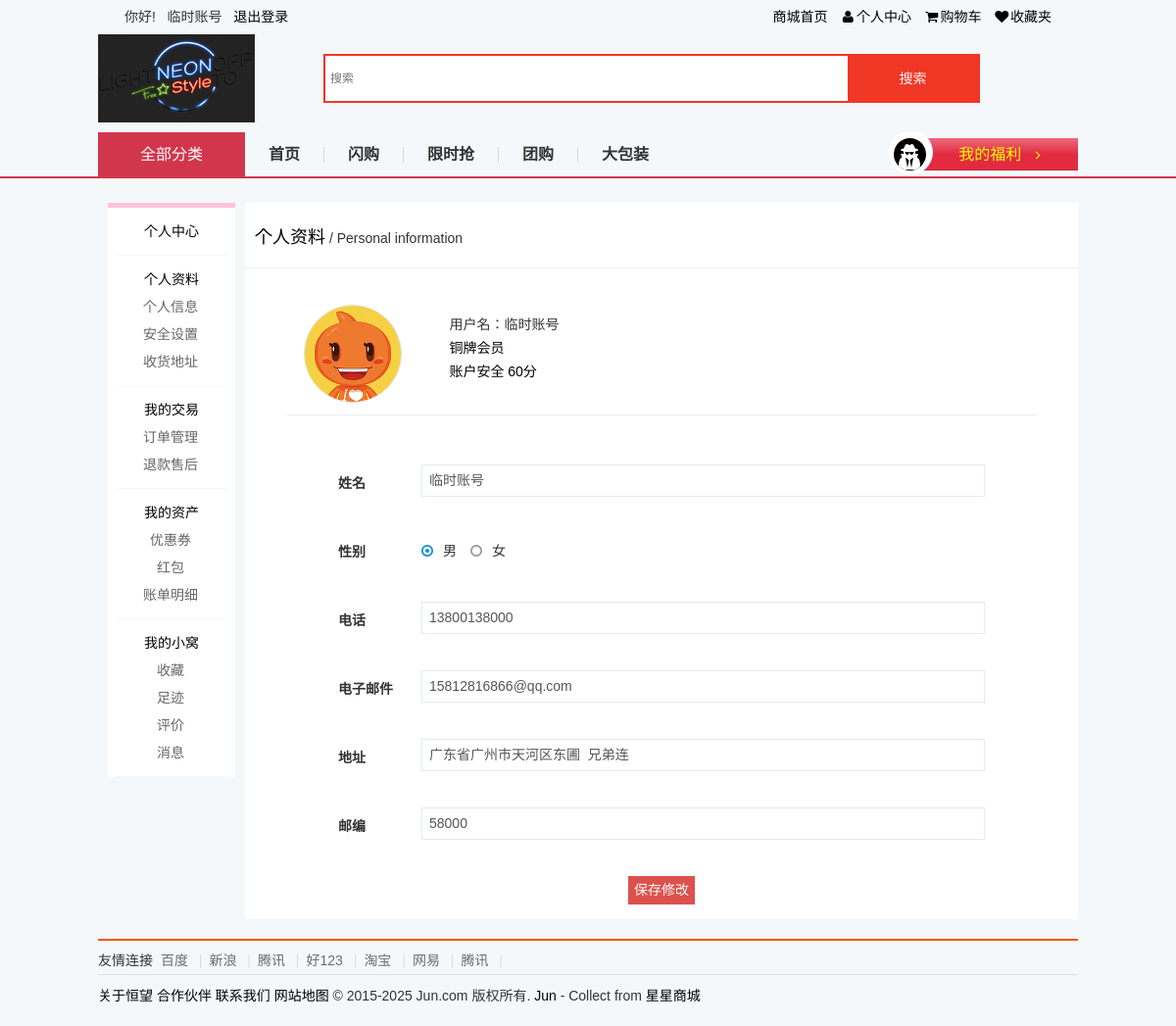
Screenshot of /information.php (signed in) with the database file from the repository.
### tables this page shows
CREATE TABLE `users` (
  `id` int(16) NOT NULL AUTO_INCREMENT,
  `username` varchar(32) NOT NULL,
  `name` varchar(32) DEFAULT NULL,
  `pass` char(32) NOT NULL,
  `sex` tinyint(1) DEFAULT NULL COMMENT '男:1\r\n女:2 ',
  `address` varchar(255) DEFAULT NULL,
  `code` char(6) DEFAULT NULL,
  `phone` varchar(16) DEFAULT NULL,
  `email` varchar(50) DEFAULT NULL,
  `state` tinyint(1) DEFAULT '1' COMMENT '1：启用，2：禁用 0:后台管理员',
  `addtime` int(11) NOT NULL DEFAULT '0',
  PRIMARY KEY (`id`),
  UNIQUE KEY `username` (`username`)
);

CREATE TABLE `friendlink` (
  `id` int(11) NOT NULL AUTO_INCREMENT,
  `linkname` varchar(32) NOT NULL,
  `link` varchar(255) NOT NULL,
  `state` tinyint(1) NOT NULL DEFAULT '1' COMMENT '1:启用  2:关闭',
  PRIMARY KEY (`id`)
);

### public/Model.class.php (called while the page is built, shortened)
<?php
class Model
{
	protected $link;
	protected $tableName;
	protected $pk = "id";
	public function __construct($tableName)
	{
		$this->link = @mysqli_connect(HOST,USER,PASS,DBNAME) or die("数据库连接失败");
		mysqli_set_charset($this->link,"utf8");
		$this->tableName = $tableName;
		$this->loadFields();
	}
	private function loadFields()
	{
		$sql = "desc {$this->tableName}";
		$result = mysqli_query($this->link,$sql);
		while($row = mysqli_fetch_assoc($result)){
			if($row['Key']=="PRI"){
				$this->pk = $row['Field'];
			}
		}
	}
	public function find($id)
	{
		$sql = "select * from {$this->tableName} where {$this->pk}={$id}";
		$result = mysqli_query($this->link,$sql);
		$list = mysqli_fetch_assoc($result);
		return $list;
	}
}

### public/Model.php (called while the page is built, shortened)
<?php
class Model_n
{
	protected $link;
	protected $tableName;
	public function __construct($tableName)
	{
		$this->link = @mysqli_connect(HOST,USER,PASS,DBNAME) or die("数据库连接失败");
		mysqli_set_charset($this->link,"utf8");
		$this->tableName = $tableName;
		$this->loadFields();
	}
	private function loadFields()
	{
		$sql = "desc {$this->tableName}";
		$result = mysqli_query($this->link,$sql);
		while($row = mysqli_fetch_assoc($result)){
			$this->fields[] = $row['Field'];
			if($row['Key']=="PRI"){
				$this->pk = $row['Field'];
			}
		}
	}
	public function select()
	{
		$sql = "select * from {$this->tableName}";
		$result = mysqli_query($this->link,$sql);
		$list = mysqli_fetch_all($result,MYSQLI_ASSOC);
		return $list;
	}
}

### web/information.php (the view, shortened to what this page needs)
<!DOCTYPE html>
<html>
	<head>
		<link href="AmazeUI-2.4.2/assets/css/admin.css" rel="stylesheet" type="text/css">
		<link href="AmazeUI-2.4.2/assets/css/amazeui.css" rel="stylesheet" type="text/css">
		<link href="css/personal.css" rel="stylesheet" type="text/css">
		<link href="css/infstyle.css" rel="stylesheet" type="text/css">
	</head>
	<body>
		<header>
			<article>
				<div class="mt-logo">
					<?php require"./include/top.php";?>
						<?php require"./include/search.php";?>
					</div>
			</article>
		</header>
            <div class="nav-table">
					   <div class="long-title"><span class="all-goods">全部分类</span></div>
					   <div class="nav-cont">
							<ul>
								<li class="index"><a href="#">首页</a></li>
                                <li class="qc"><a href="#">闪购</a></li>
                                <li class="qc"><a href="#">限时抢</a></li>
                                <li class="qc"><a href="#">团购</a></li>
                                <li class="qc last"><a href="#">大包装</a></li>
							</ul>
						    <div class="nav-extra">
						    	<i class="am-icon-user-secret am-icon-md nav-user"></i><b></b>我的福利
						    	<i class="am-icon-angle-right" style="padding-left: 10px;"></i>
						    </div>
						</div>
			</div>
	<?php
		require("../public/Model.class.php");
		$id = $_SESSION['adminuser']['id'];
		$tableName = "users";
		$mod = new Model($tableName);
		$user = $mod->find($id);
	?>
			<b class="line"></b>
		<div class="center">
			<div class="col-main">
				<div class="main-wrap">
					<div class="user-info">
						<div class="am-cf am-padding">
							<div class="am-fl am-cf"><strong class="am-text-danger am-text-lg">个人资料</strong> / <small>Personal&nbsp;information</small></div>
						</div>
						<hr/>
						<div class="user-infoPic">
							<div class="filePic">
								<img class="am-circle am-img-thumbnail" src="images/getAvatar.do.jpg" alt="" />
							</div>
							<div class="info-m">
								<div><b>用户名：<i><?php echo $_SESSION['adminuser']['name'];?></i></b></div>
								<div class="u-level">
									<span class="rank r2">
							             <s class="vip1"></s><a class="classes" href="#">铜牌会员</a>
						            </span>
								</div>
								<div class="u-safety">
									<a href="safety.html">
									 账户安全
									<span class="u-profile"><i class="bc_ee0000" style="width: 60px;" width="0">60分</i></span>
									</a>
								</div>
							</div>
						</div>
						<div class="info-main">
							<form class="am-form am-form-horizontal" action="./action/users?a=update" method="post">
								<div class="am-form-group">
									<label for="user-name" class="am-form-label">姓名</label>
									<div class="am-form-content">
										<input type="text" id="user-name2" placeholder="name"  name="name" value="<?php echo $user['name']; ?>">
									</div>
								</div>
								<div class="am-form-group">
									<label class="am-form-label">性别</label>
									<div class="am-form-content sex">
										<label class="am-radio-inline">
											<input type="radio" name="sex" value="1" data-am-ucheck <?php echo ($user['sex']==1)? "checked":'' ?>> 男
										</label>
										<label class="am-radio-inline">
											<input type="radio" name="sex" value="2" data-am-ucheck <?php echo ($user['sex']==2)? "checked":'' ?>> 女
										</label>
									</div>
								</div>
								<div class="am-form-group">
									<label for="user-phone" class="am-form-label">电话</label>
									<div class="am-form-content">
										<input id="user-phone" name="phone" placeholder="telephonenumber" type="tel" value="<?php echo $user['phone']; ?>">
									</div>
								</div>
								<div class="am-form-group">
									<label for="user-email" class="am-form-label">电子邮件</label>
									<div class="am-form-content">
										<input id="user-email" placeholder="Email" type="email" name="email" value="<?php echo $user['email']; ?>">
									</div>
								</div>
								<div class="am-form-group">
									<label for="user-phone" class="am-form-label">地址</label>
									<div class="am-form-content">
										<input id="user-phone"  placeholder="telephonenumber" type="tel" name="address" value="<?php echo $user['address']; ?>">
									</div>
								</div>
								<div class="am-form-group">
									<label for="user-phone" class="am-form-label">邮编</label>
									<div class="am-form-content">
										<input id="user-phone"  placeholder="telephonenumber" type="tel" name="code" value="<?php echo $user['code']; ?>" >
									</div>
								</div>
								<div class="info-btn">
									<div ><input type="submit" name="" value="保存修改" class="am-btn am-btn-danger"></div>
								</div>
							</form>
						</div>
					</div>
				</div>
			<?php require "./include/footer.php";?>
			</div>
			<?php require "./include/imenu.php";?>
		</div>
	</body>
</html>

### web/include/footer.php (shortened to what this page needs)
<?php
					require("../public/Model.php");
					  $mod = new Model_n("friendlink");
					  $list = $mod->select();
?>
					<div class="footer ">
						<div class="footer-hd ">
							<p>
								<em>友情连接</em>
								<?php
									foreach($list as $row){
										  if($row['state']==1){
										  	echo "<a href=\"{$row['link']} \">{$row['linkname']}</a>
											<b>|</b>";
										  }
									}
								?>
							</p>
						</div>
						<div class="footer-bd ">
							<p>
								<a href="# ">关于恒望</a>
								<a href="# ">合作伙伴</a>
								<a href="# ">联系我们</a>
								<a href="# ">网站地图</a>
								<em>© 2015-2025 Jun.com 版权所有. <a href="http://www.cssmoban.com/" target="_blank" title="模板之家">Jun</a> - Collect from <a href="http://www.cssmoban.com/" title="" target="_blank">星星商城</a></em>
							</p>
						</div>
					</div>

### web/AmazeUI-2.4.2/assets/css/admin.css (style rules this page uses)
ul { margin-top: 0; }
.user-info { margin-bottom: 15px; }

### web/css/infstyle.css (style rules this page uses)
.user-infoPic { overflow:hidden; position:relative;margin:0px 10px ;padding:0px 5px 0px 0px;border-bottom:1px solid #E4EAEE; }
.filePic { position: relative;width:60px;text-align: center;float:right; }
.am-img-thumbnail { padding:0px;margin:2px ; }
.info-m { display:none; }
.info-main { max-width:800px;padding:0px 10px ; }
.am-form-group { margin:10px 0px ;border-bottom:1px solid #E4EAEE;height:34px ; }
.am-form-horizontal .am-form-label { padding-top:8px ;text-align:left ; }
.am-form textarea,.am-form select, .am-form textarea, .am-form input[type="text"], .am-form input[type="password"], .am-form input[type="datetime"], .am-form input[type="datetime-local"], .am-form input[type="date"], .am-form input[type="month"], .am-form input[type="time"], .am-form input[type="week"], .am-form input[type="tel"], .am-form input[type="email"], .am-form input[type="url"], .am-form input[type="search"], .am-form input[type="tel"], .am-form input[type="color"], .am-form-field,.am-btn { font-size:14px; }
.user-info { width:100%; max-width:900px;overflow:hidden; }
.info-btn { text-align: center; }
.am-btn { padding:5px; }
.am-form input[type="text"], .am-form input[type="password"], .am-form input[type="datetime"], .am-form input[type="datetime-local"], .am-form input[type="date"], .am-form input[type="month"], .am-form input[type="time"], .am-form input[type="week"], .am-form input[type="tel"], .am-form input[type="email"], .am-form input[type="url"], .am-form input[type="search"], .am-form input[type="tel"], .am-form input[type="color"] { background:none ;border: none; }
input { text-align: right; }
.am-form-label { font-size:14px ;font-weight: 600;width: auto; }
.sex,.birth { float: right;padding-right: 5px;margin-left:0 ; }
@media only screen and (min-width:640px) { .sex, .birth { float:none;margin-left: 85px; } }
@media only screen and (min-width:640px) { input::-webkit-input-placeholder,input { text-align:left; } }
@media only screen and (min-width:640px) { .info-main { margin:0% 5%; } }
@media only screen and (min-width:640px) { .user-infoPic,.am-form-group { border:none; } }
@media only screen and (min-width:640px) { .am-form-group { margin: 20px 0px; } }
@media only screen and (min-width:640px) { .am-form input[type="text"], .am-form input[type="password"], .am-form input[type="datetime"], .am-form input[type="datetime-local"], .am-form input[type="date"], .am-form input[type="month"], .am-form input[type="time"], .am-form input[type="week"], .am-form input[type="tel"], .am-form input[type="email"], .am-form input[type="url"], .am-form input[type="search"], .am-form input[type="tel"], .am-form input[type="color"],.birth-select select,.birth-select2 select { border:1px solid #E4EAEE; } }
@media only screen and (min-width:640px) { input { text-align: left; } }
@media only screen and (min-width:640px) { .am-form-group { height:50px ; } }
@media only screen and (min-width:640px) { .am-form-horizontal .am-form-label { padding-top:8px; } }
@media only screen and (min-width:640px) { .user-infoPic { position: relative;margin:20px 5% 50px ;height:130px;border-bottom:1px solid #eee ; } }
@media only screen and (min-width:640px) { .filePic { width:100px; float:left;margin-left:15px;margin-top:15px ; } }
@media only screen and (min-width:640px) { .info-m { display:block;float:left;overflow: hidden;line-height: 24px;position: absolute;left:6%;top:25px;margin-left: 120px; } }
@media only screen and (min-width:640px) { .user-info { overflow:hidden; margin-bottom:15px; } }
@media only screen and (min-width:1025px) { .info-main { margin:0% 10%; } }

### rows the page displays
users: name "临时账号", phone "13800138000", email "15812816866@qq.com", address "广东省广州市天河区东圃 兄弟连", code "58000"
friendlink: linkname "百度"
friendlink: linkname "新浪"
friendlink: linkname "腾讯"
friendlink: linkname "好123"
friendlink: linkname "淘宝"
friendlink: linkname "网易"
friendlink: linkname "腾讯"

### other values shown
$_SESSION['adminuser']['name'] "临时账号"
